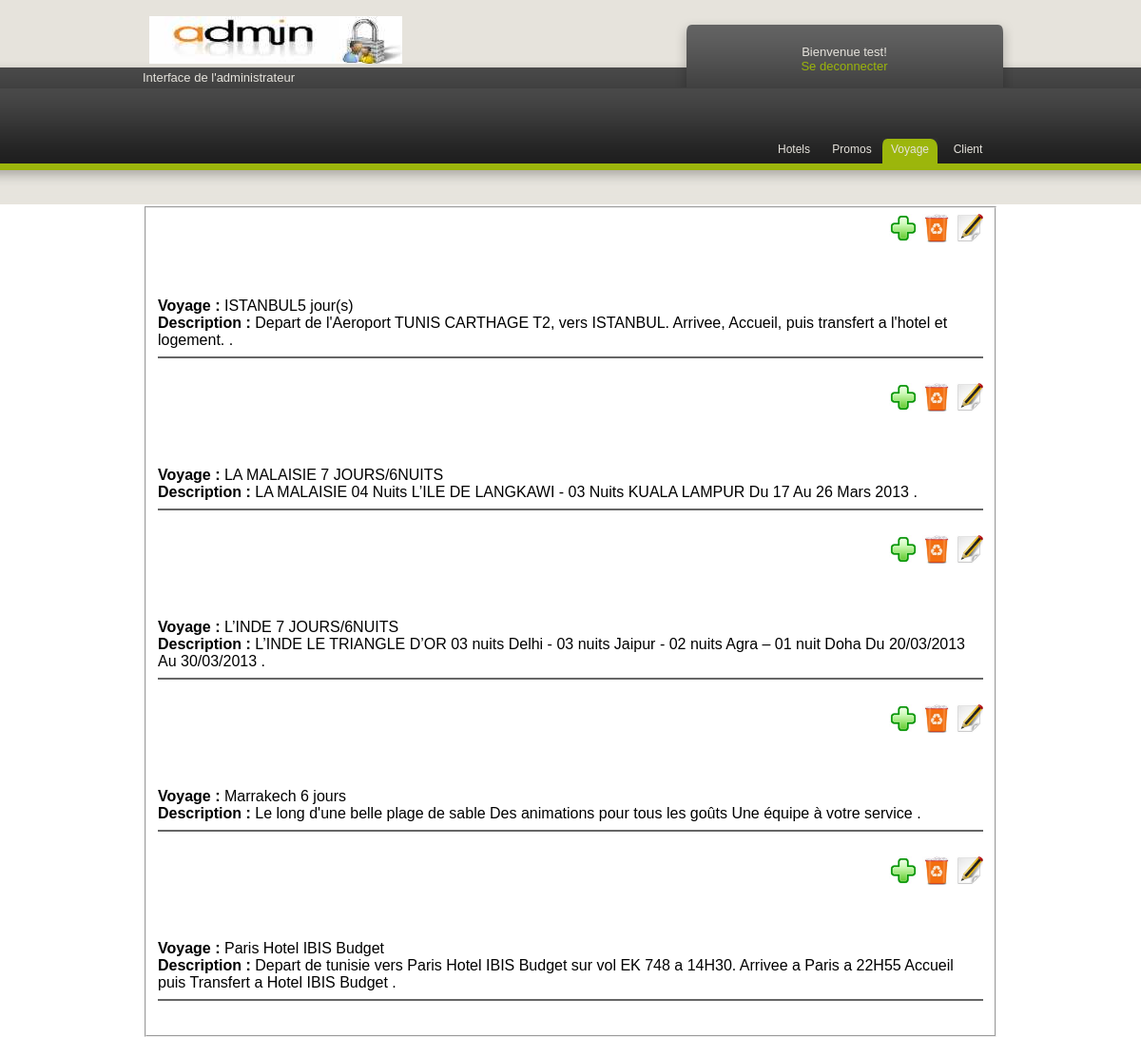
/admin/path/vols.php (signed in), run on the app's committed database.
### tables this page shows
CREATE TABLE IF NOT EXISTS `voyage` (
  `id` int(11) NOT NULL AUTO_INCREMENT,
  `nom` varchar(30) NOT NULL,
  `description` varchar(255) NOT NULL,
  `prix` double NOT NULL,
  `date1` date NOT NULL,
  `date2` date NOT NULL,
  `PROGRAMME` varchar(9999) NOT NULL,
  PRIMARY KEY (`id`)
);

### admin/path/vols.php (the view, shortened to what this page needs)
<!DOCTYPE html PUBLIC "-//W3C//DTD XHTML 1.0 Strict//EN"
    "http://www.w3.org/TR/xhtml1/DTD/xhtml1-strict.dtd">
<html xmlns="http://www.w3.org/1999/xhtml">
<head>
  <link rel="stylesheet" href="../css/style2.css" type="text/css" />
</head>
<body>
<div id="wrapper">
    <div id="header">
        <div id="logo">
        </div>
        <div id="updates">
        <span>Interface de l'administrateur</span>
        </div>
        <div id="login">
        <div id="loginwelcome"> </div>
         <div id="contents">
		<div class="background">
     <?php
 if($_SESSION['usernam'])
 {
?><p align="center"> <?php echo " Bienvenue " .$_SESSION['usernam']."!<br/><a href='logout.php'> Se deconnecter </a>" ; ?></p> <?php
 }else { header('Location:../admin.php'); }
 ?>
        </div></div></div></div>
            <ul id="navigation">
                <li><a href="hotel.php">Hotels</a></li>
                <li><a href="promos.php">Promos</a></li>
                <li class="on"><a href="vols.php">Voyage</a></li>
                <li><a href="client.php">Client</a></li>
            </ul>
<?php
echo"<br><br><br>  <fieldset>";
	                   include('../include/config.php');
		               $sql = 'SELECT *
                               FROM `voyage` ';
                       $req = mysql_query($sql)  ;
                       while($var = mysql_fetch_assoc($req))
                                  {
									   echo(
           "<div align=\"right\">
           <a href=\"../include/ajouter_vols.php?idnom=".$var['id'] ."\">  <img src=../images/ajouter.jpg width=30 height=30 > </a>"
       ) ;
	   echo(
           "
           <a href=\"../include/supprimer_vols.php?idnom=".$var['id'] ."\">  <img src=../images/supprimer.jpg width=30 height=30> </a>"
       ) ;
	   echo(
           "
           <a href=\"../include/modifier_vol.php?idnom=".$var['id'] ."\">  <img src=../images/modifier.jpg width=30 height=30> </a></div><br>"
       ) ;
	                    ?><br><br>
                            <b>  Voyage : </b>
                        <?php echo $var['nom'] ; ?><br>
                            <b> Description : </b>
                     <?php   echo $var['description'] ;  ?> .<br>
                   <hr color="#666666" size="+2" > <br>
         <?php
		}
		?>
  </fieldset>
</div>
</body>
</html>

### admin/css/style2.css (style rules this page uses)
body { background: url(../images/background.png) repeat-x #fff; margin: 0; font-family:Verdana, Geneva, sans-serif; color:#000; }
a { color: #9bb50b; text-decoration: none; }
#wrapper { width: 900px; margin: 0 auto; }
#logo { background: url(../images/logo.png) no-repeat; width: 266px; height: 50px; margin-top: 17px; margin-left: 7px; }
#updates { color: #e6e3dc; font-family: "Tahoma", Arial, Helvetica, sans-serif; padding-top: 5px; }
#updates span { font-size: 13px; }
#login { background: url(../images/loginbg.png); width: 356px; height: 73px; position: relative; top: -71px; left: 560px; color: #e6e3dc; font-family: "Tahoma", Arial, Helvetica, sans-serif; font-size: 13px; }
#loginwelcome { padding-left: 20px; padding-top: 15px; }
ul { list-style: none; margin: 0px; padding: 0px; }
#navigation { float:right; font-size:12px; margin-top: -18px; font-family: "Tahoma", Arial, Helvetica, sans-serif; }
#navigation li { float:left; margin-right: 3px; }
#navigation li a { display: block; text-decoration: none; color: #e6e3dc; width: 58px; height: 24px; text-align: center; padding-top: 5px; }
#navigation .on { background: url(../images/button.jpg) no-repeat; }

### data on the page
voyage: nom "ISTANBUL5 jour(s)", description "Depart de l'Aeroport TUNIS CARTHAGE T2, vers ISTANBUL. Arrivee, Accueil, puis transfert a l'hotel et logement."
voyage: nom "LA MALAISIE 7 JOURS/6NUITS", description "LA MALAISIE 04 Nuits L’ILE DE LANGKAWI - 03 Nuits KUALA LAMPUR Du 17 Au 26 Mars 2013"
voyage: nom "L’INDE 7 JOURS/6NUITS", description "L’INDE LE TRIANGLE D’OR 03 nuits Delhi - 03 nuits Jaipur - 02 nuits Agra – 01 nuit Doha Du 20/03/2013 Au 30/03/2013"
voyage: nom "Marrakech 6 jours", description "Le long d'une belle plage de sable Des animations pour tous les goûts Une équipe à votre service"
voyage: nom "Paris Hotel IBIS Budget", description "Depart de tunisie vers Paris Hotel IBIS Budget sur vol EK 748 a 14H30. Arrivee a Paris a 22H55 Accueil puis Transfert a Hotel IBIS Budget"

### other printed values
$_SESSION['usernam'] "test"
